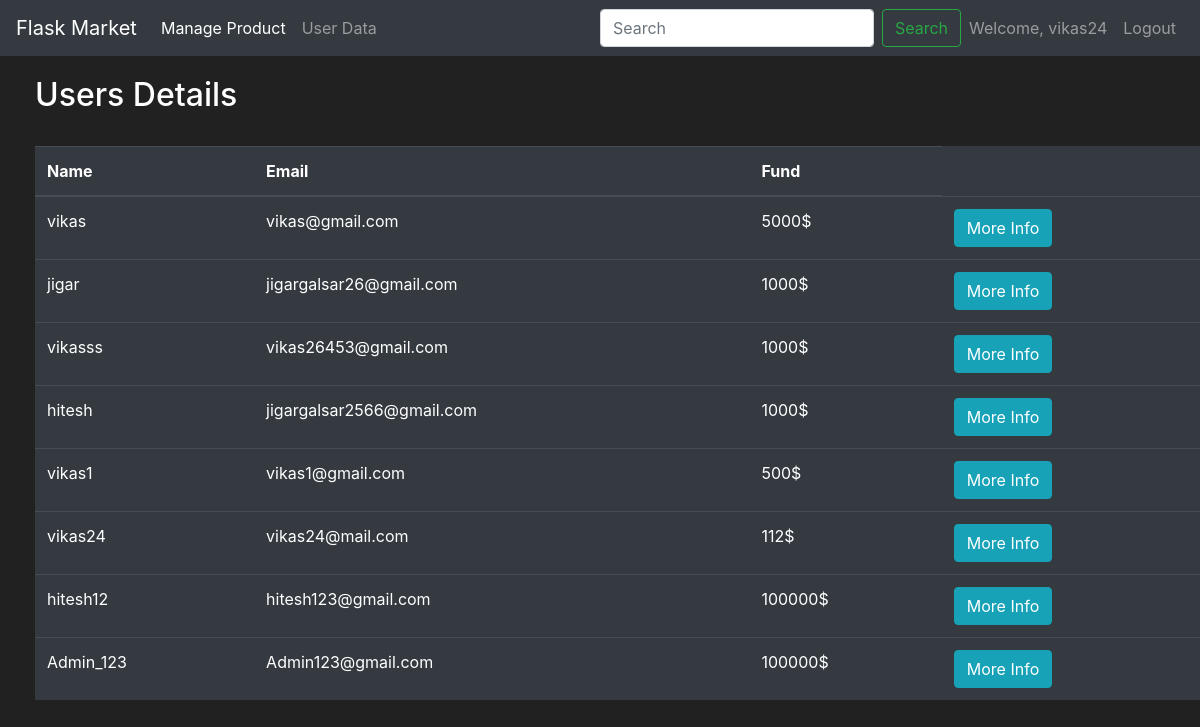
Page /user_data (signed in) on the committed database.
### market/models.py (models this page shows, shortened)
class User(db.Model, UserMixin):
    id = db.Column(db.Integer(), primary_key=True)
    username = db.Column(db.String(length=30), nullable=False, unique=True)
    email_address = db.Column(db.String(length=50), nullable=False, unique=True)
    password_hash = db.Column(db.String(length=90), nullable=False)
    budget = db.Column(db.Integer(), nullable=False, default=100000 )
    items = db.relationship('Item', backref='owned_user', lazy=True)
    @property
    def password(self):
        return self.password

### market/routes.py (the view)
@app.route('/user_data', methods=['GET', 'POST'])
def get_all_user():
    users = User.query.all()
    return render_template('admin_userdata.html', users=users)

### market/forms.py
class SearchForm(FlaskForm):
    searched = StringField(label='Search', validators=[DataRequired()])
    submit = SubmitField(label='Submit')

### market/models.py (called while the page is built)
@login_manager.user_loader
def load_user(user_id):
    return User.query.get(int(user_id))

### market/routes.py (called while the page is built)
@app.context_processor
def admin_page():
    form = SearchForm()
    return dict(form=form)

### market/templates/admin_userdata.html (shortened to what this page needs)
{% extends 'admin_page.html' %}
{% block content %}
    <div class="row" style="margin-top: 20px; margin-left: 20px;">
        <div class="col-12">
            <div>
            <h2>Users Details </h2>
            </div>
        <br>
            <table class="table table-hover table-dark">
            <thead>
                <tr>
                    <th scope="col">Name</th>
                    <th scope="col">Email</th>
                    <th scope="col">Fund</th>
                </tr>
            </thead>
            <tbody>
                {% for user in users %}
                    <tr>
                        <td>{{ user.username }}</td>
                        <td>{{ user.email_address }}</td>
                        <td>{{ user.budget }}$</td>
                        <td>
                            <button class="btn btn-outline btn-info moreinfo-btn " data-id="{{ user.id }}">More Info</button>
                        </td>
                    </tr>
                {% endfor %}
            </tbody>
        </table></div>
    </div>
{% endblock %}

### market/templates/admin_page.html (shortened to what this page needs)
<!doctype html>
<html lang="en">
   <head>
      <link rel="stylesheet" href="https://cdn.jsdelivr.net/npm/bootstrap@4.5.3/dist/css/bootstrap.min.css">
   </head>
   <body>
    <nav class="navbar navbar-expand-md navbar-dark bg-dark">
      <a class="navbar-brand" href="#">Flask Market</a>
      <div class="collapse navbar-collapse" id="navbarNav">
        <ul class="navbar-nav mr-auto">
            <li class="nav-item active">
                <a class="nav-link" href="{{ url_for('manage_product') }}">Manage Product<span class="sr-only">(current)</span></a>
            </li>
            <li class="nav-item">
                <a class="nav-link" href="{{ url_for('get_all_user') }}">User Data</a>
            </li>
        </ul>
            {%  if current_user.is_authenticated  %}
                <ul class="navbar-nav">
                  <form method="POST" action="{{url_for('search')}}" class="form-inline">
                    <input class="form-control mr-sm-2" type="search" placeholder="Search" aria-label="Search" name="searched">
                    <button class="btn btn-outline-success my-2 my-sm-0" type="submit" >Search</button>
                  </form>
                    <li class="nav-item">
                        <a class="nav-link">Welcome, {{ current_user.username }}</a>
                    </li>
                    <li class="nav-item">
                        <a class="nav-link" href="{{ url_for('logout_page') }}">Logout</a>
                    </li>
                </ul>
            {%  else  %}
                <ul class="navbar-nav">
                    <li class="nav-item">
                        <a class="nav-link" href="{{ url_for('admin_login_page') }}">Admin Login</a>
                    </li>
                </ul>
            {%  endif  %}
      </div>
    </nav>
      {% block content %}
      {% endblock %}
   </body>
</html>

### market/templates/admin_page.html (style rules this page uses)
body { background-color: #212121; color: white }

### rows in the picture
User: username "vikas24", email_address "vikas24@mail.com", budget "112"
User: username "vikas", email_address "vikas@gmail.com", budget "5000"
User: username "jigar", email_address "jigargalsar26@gmail.com", budget "1000"
User: username "vikasss", email_address "vikas26453@gmail.com", budget "1000"
User: username "hitesh", email_address "jigargalsar2566@gmail.com", budget "1000"
User: username "vikas1", email_address "vikas1@gmail.com", budget "500"
User: username "hitesh12", email_address "hitesh123@gmail.com", budget "100000"
User: username "Admin_123", email_address "Admin123@gmail.com", budget "100000"
